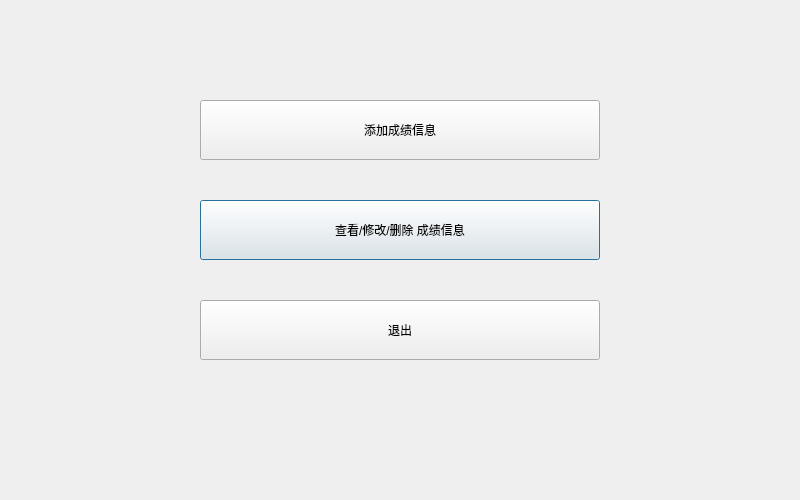
<?xml version="1.0" encoding="UTF-8"?>
<ui version="4.0">
 <class>gra_Dialog</class>
 <widget class="QDialog" name="gra_Dialog">
  <property name="geometry">
   <rect>
    <x>0</x>
    <y>0</y>
    <width>800</width>
    <height>500</height>
   </rect>
  </property>
  <property name="focusPolicy">
   <enum>Qt::NoFocus</enum>
  </property>
  <property name="windowTitle">
   <string>成绩信息</string>
  </property>
  <widget class="QPushButton" name="read">
   <property name="geometry">
    <rect>
     <x>200</x>
     <y>200</y>
     <width>400</width>
     <height>60</height>
    </rect>
   </property>
   <property name="text">
    <string>查看/修改/删除 成绩信息</string>
   </property>
  </widget>
  <widget class="QPushButton" name="add">
   <property name="geometry">
    <rect>
     <x>200</x>
     <y>100</y>
     <width>400</width>
     <height>60</height>
    </rect>
   </property>
   <property name="sizePolicy">
    <sizepolicy hsizetype="Preferred" vsizetype="Fixed">
     <horstretch>0</horstretch>
     <verstretch>0</verstretch>
    </sizepolicy>
   </property>
   <property name="text">
    <string>添加成绩信息</string>
   </property>
  </widget>
  <widget class="QPushButton" name="exit">
   <property name="geometry">
    <rect>
     <x>200</x>
     <y>300</y>
     <width>400</width>
     <height>60</height>
    </rect>
   </property>
   <property name="text">
    <string>退出</string>
   </property>
  </widget>
 </widget>
 <tabstops>
  <tabstop>add</tabstop>
  <tabstop>read</tabstop>
  <tabstop>exit</tabstop>
 </tabstops>
 <resources/>
 <connections>
  <connection>
   <sender>exit</sender>
   <signal>clicked()</signal>
   <receiver>gra_Dialog</receiver>
   <slot>close()</slot>
   <hints>
    <hint type="sourcelabel">
     <x>635</x>
     <y>409</y>
    </hint>
    <hint type="destinationlabel">
     <x>636</x>
     <y>457</y>
    </hint>
   </hints>
  </connection>
 </connections>
</ui>
